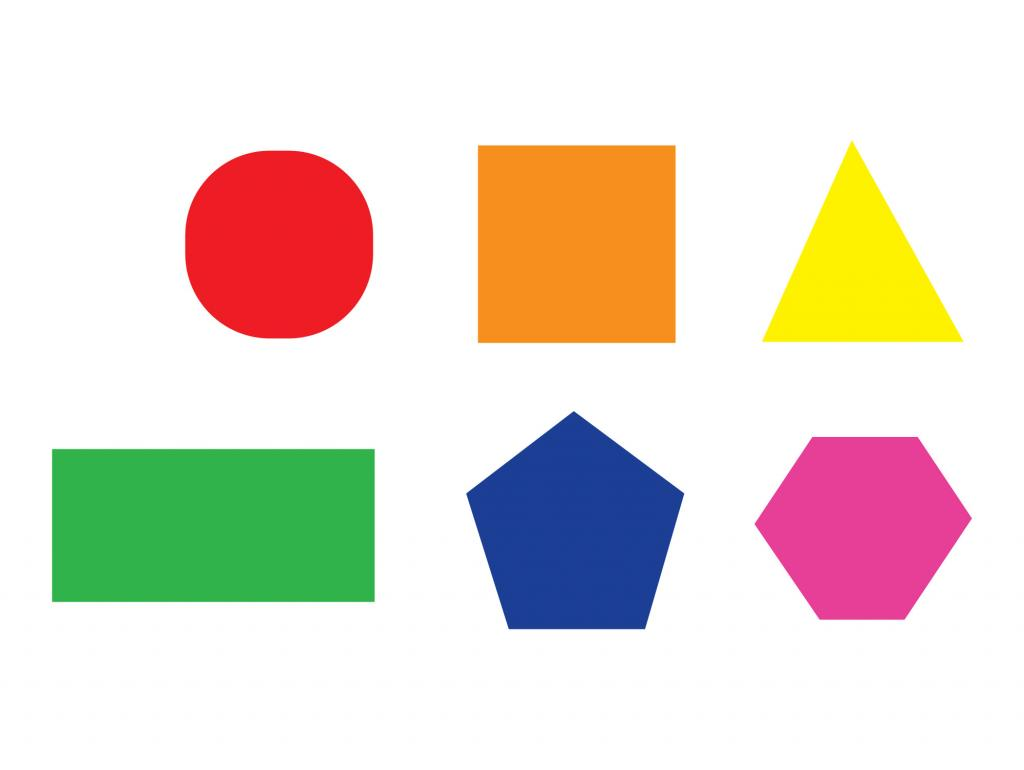
#> input picture test.jpg, 1024 x 770 px
$ jupyter execute --allow-errors main.ipynb   (shell and % lines are left out)
#> lines starting #> are read from the running program, lines starting #| are printed output that depends on the picture; after the words box and inside, x2 and y2 are one past the last pixel; in counts of white or black regions, pixels touching at a corner belong together
[cell 1]
import numpy as np
import cv2 as cv
from skimage.feature  import hog, Cascade
from skimage import exposure
import os
from sklearn.model_selection import train_test_split
from sklearn.svm import SVC
from sklearn.metrics import accuracy_score
import matplotlib.pyplot as plt
from tqdm import tqdm
from joblib import dump, load
import time

<font color = red size = 5> Nhận dạng đối tượng trong ảnh</font>

[cell 2]
dataset_path = "dataset"
datasetCrop_path = "datasetCrop"

Chuẩn hóa ảnh về ảnh xám sau đó cắt ảnh và lưu vào bộ dữ liệu mới

[cell 3]
# [19 lines left out: function normalization_img, not called in this run]

cắt ảnh lấy vật thể

[cell 4]
# [12 lines left out: function Crop_img, not called in this run]

Cắt ảnh và lưu vào tập dữ liệu mới

[cell 5]
# [17 lines of commented-out code are left out]

Hiển thị ảnh sau khi chuẩn hóa

[cell 6]
plt.subplots(3, 3, figsize=(15, 10))
#> (the rest of this cell did not finish here and is left out)

kiểm tra xem cắt có đủ ảnh không

#> (a cell that did not finish here is left out)

Trích xuất đặc trưng HoG

[cell 8]
def HOG_Skimage(img: np, cell_size = (8, 8), block_size = (2, 2), nbins = 9 ):
    fd, hog_image = hog(img, orientations = nbins, pixels_per_cell = cell_size,
                    cells_per_block = block_size, visualize=True, transform_sqrt=True )

    hog_image_rescaled = exposure.rescale_intensity(hog_image, out_range = (0, 255))
    return np.round(fd*1000), hog_image_rescaled

[cell 9]
# [9 lines of commented-out code are left out]

[cell 10]
features = []
labels = []
new_shape = (32,32)
path_image = []
#> (the rest of this cell did not finish here and is left out)

Hiển thị ảnh HoG

[cell 11]
plt.subplots(3, 3, figsize=(15, 15))
new_shape = (32,32)

#> (the rest of this cell did not finish here and is left out)

chia dữ liệu

[cell 12]
features = np.round(features)
labels = np.array(labels)
path_image = np.array(path_image)

[cell 13]
np.savetxt("features.txt", features, fmt = "%d", delimiter = ", ")
np.savetxt("labels.txt", labels, fmt = "%s", delimiter = ", ")
np.savetxt("img_path.txt", path_image, fmt = "%s")

#> (a cell that did not finish here is left out)

sử dung SVM để nhận dạng đối tượng

[cell 15]
svm_model = SVC(C = 10)
#> (the rest of this cell did not finish here and is left out)

Lưu model vào file xml

#> (a cell that did not finish here is left out)

#> (a cell that did not finish here is left out)

[cell 18]
dump(svm_model, "svm_model.xml")

<font color = red size = 5> Xác định vị trí của vật trong ảnh</font>

Lấy thông tin ảnh bằng sliding_window

[cell 19]
def pyramid(image):
	# yield the original image
	yield image

# [13 lines left out: functions sliding_window, detectObject, not called in this run]

def draw_Object(img, x, y, w, h, label):
    cv.rectangle(img, (x,y), (x+w,y+h), color = (255,0,0), thickness = 5)
    cv.putText(img, label, (x+10,y - 10), cv.FONT_HERSHEY_SIMPLEX, 1.2, (255,0,0), 2)

# [26 lines left out: function HoG_detectMultiScale, not called in this run]

Lấy thông tin ảnh bằng đường viền

[cell 20]
def detectObject(img, model, resize = (32,32)):
    img = cv.resize(img, resize)
    feature, _ = HOG_Skimage(img)
    feature = feature.reshape((1,-1))
    label = model.predict(feature)
    return label

def detectMultiScale(img,thresh_image, model):
    draw_img = img.copy()
    contours, _ = cv.findContours(thresh_image, cv.RETR_TREE, cv.CHAIN_APPROX_SIMPLE)
    for i in contours:
        (x,y,w,h) = cv.boundingRect(i)
        if 10 <= w <= 500 and 10 <= h <= 500:
            object = thresh_image[max(0,y-10) : min(y + h + 10, img.shape[0]), max(x - 10,0) : min( x + w + 10, img.shape[1])]
            # object = thresh_image[y - 10 : y + h + 10, x - 10 :x + w + 10]
            label = detectObject(object, model)
            cv.rectangle(draw_img, (x,y), (x+w,y+h), color = (255,0,0), thickness = 3)
            cv.putText(draw_img, label[0], (x+10,y - 10), cv.FONT_HERSHEY_SIMPLEX, 0.5, (255,0,0), 2)
    plt.imshow(draw_img)

Xác định vị trí của vật

[cell 21]
image = cv.imread("test.jpg")
#> image is the input picture: shape (770, 1024, 3); mean B, G, R 209.7, 220.8, 230.4
svm_model = load("svm_model.xml")
GrayImage = cv.cvtColor(image, cv.COLOR_BGR2GRAY)
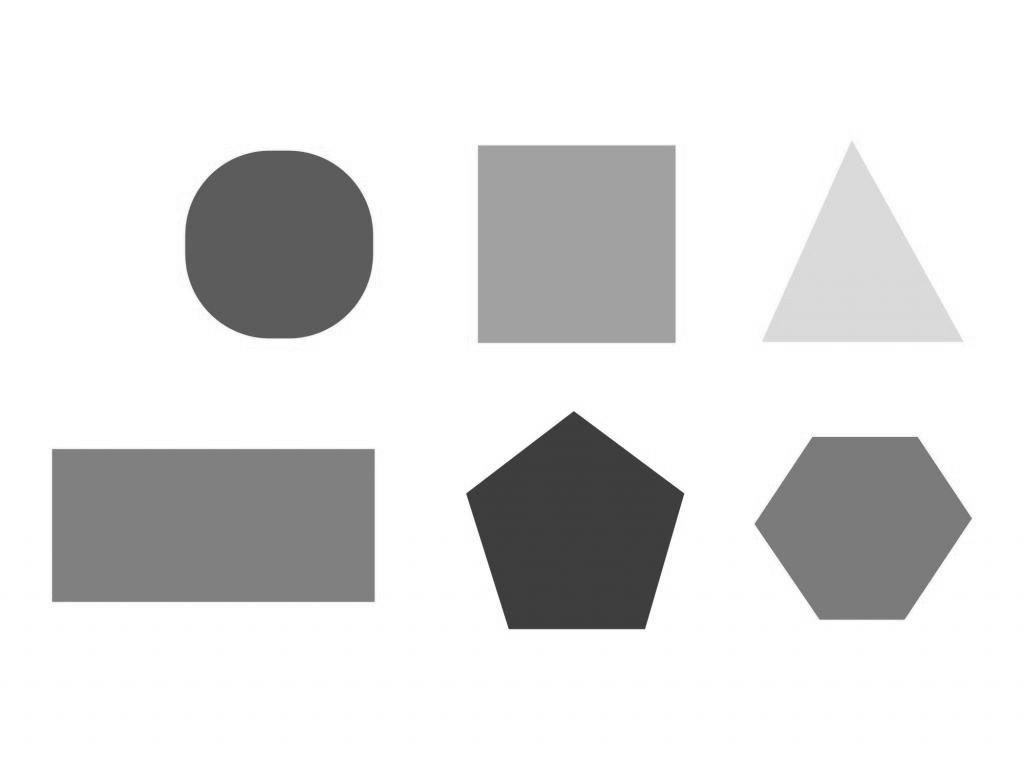
#> GrayImage: shape (770, 1024); min 36, max 255, mean 222.4
ret, thresh = cv.threshold(GrayImage, 220, 255, 0)
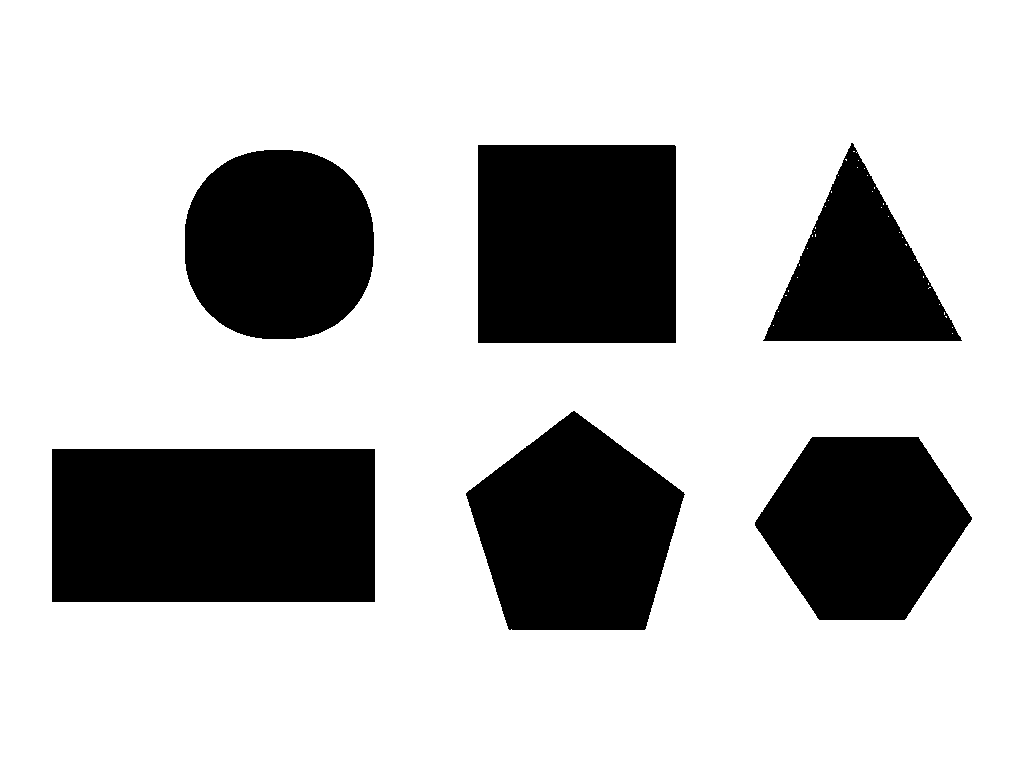
#> thresh: shape (770, 1024); 74.7% white; 6 black regions
plt.figure(figsize=(15,10))
#> (the rest of this cell did not finish here and is left out)

#> in detectMultiScale, `contours, _ = cv.findContours(thresh_image, cv.RETR_TREE, cv.CHAIN_APP..`: contours = 46 contours, 39 with area under 20; largest, box (x1, y1, x2, y2) and area: (0, 0, 1024, 770) 786687, (51, 448, 376, 603) 49894, (477, 144, 677, 344) 39598, (465, 410, 686, 631) 33684, (184, 149, 375, 340) 29701, (754, 436, 973, 621) 28938, (762, 142, 963, 342) 20115
#> the loop in detectMultiScale, `for i in contours:` made 2 passes
#> (i, x, y, w, h) on pass 1: ([[0, 0], [0, 769], [1023, 769], [1023, 0]], 0, 0, 1024, 770)
#> (x, y, w, h) on pass 2: (51, 448, 325, 155)
#> pass 2, in detectMultiScale, `object = thresh_image[max(0,y-10) : min(y + h + 10, img.shape[0]), max..`:
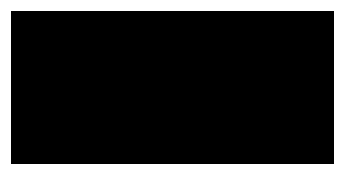
#> object: shape (175, 345); 18.1% white; 1 white region, box (x1, y1, x2, y2) and area: (0, 0, 345, 175) 10956
#> pass 2, in detectObject, `img = cv.resize(img, resize)`:
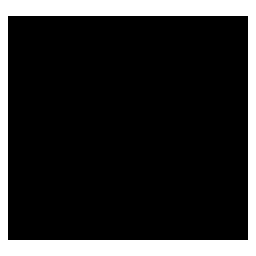
#> img: shape (32, 32) (shown 8 times larger); 18% white; 1 white region, box (x1, y1, x2, y2) and area: (0, 0, 32, 32) 184

[cell 22]
image = cv.imread("test2.webp")
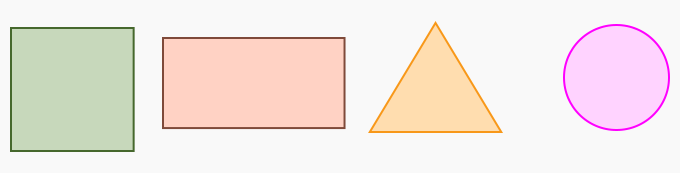
#> input picture test2.webp, 680 x 173 px
#> image is the input picture: shape (173, 680, 3); mean B, G, R 225.4, 230.5, 241.8
svm_model = load("svm_model.xml")
GrayImage = cv.cvtColor(image, cv.COLOR_BGR2GRAY)
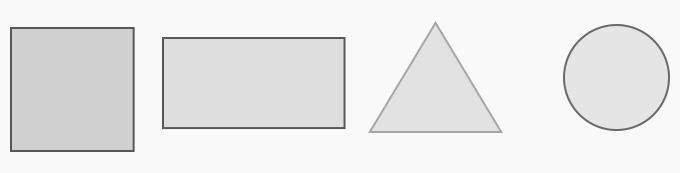
#> GrayImage: shape (173, 680); min 87, max 249, mean 233.3
ret, thresh = cv.threshold(GrayImage, 240, 255, 0)
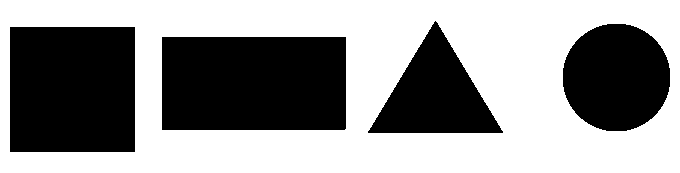
#> thresh: shape (173, 680); 57.9% white; 4 black regions
plt.figure(figsize=(15,10))
#> (the rest of this cell did not finish here and is left out)

#> in detectMultiScale (call 2), `contours, _ = cv.findContours(thresh_image, cv.RETR_TREE, cv.CHAIN_APP..`: contours = 5 contours; box (x1, y1, x2, y2) and area: (0, 0, 680, 173) 116788, (161, 36, 347, 131) 17386, (9, 26, 136, 153) 15874, (562, 23, 671, 132) 9288, (367, 20, 504, 134) 7841
#> the loop in detectMultiScale, `for i in contours:` made 2 passes
#> (i, x, y, w, h) on pass 1: ([[0, 0], [0, 172], [679, 172], [679, 0]], 0, 0, 680, 173)
#> (x, y, w, h) on pass 2: (161, 36, 186, 95)
#> pass 2, in detectMultiScale (call 2), `object = thresh_image[max(0,y-10) : min(y + h + 10, img.shape[0]), max..`:
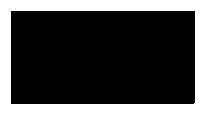
#> object: shape (115, 206); 27.8% white; 1 white region, box (x1, y1, x2, y2) and area: (0, 0, 206, 115) 6579
#> pass 2, in detectObject (call 2), `img = cv.resize(img, resize)`:
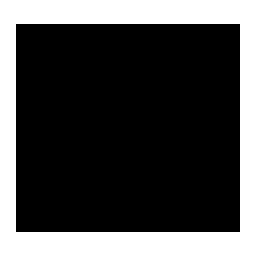
#> img: shape (32, 32) (shown 8 times larger); 28.9% white; 1 white region, box (x1, y1, x2, y2) and area: (0, 0, 32, 32) 296
#> pass 2, in HOG_Skimage (call 2), `hog_image_rescaled = exposure.rescale_intensity(hog_image, out_range =..`:
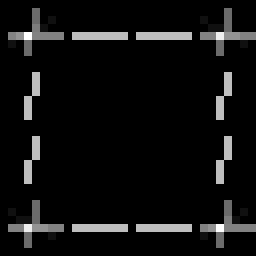
#> hog_image_rescaled: shape (32, 32) float64 (shown 8 times larger); min 0, max 255, mean 16.2
